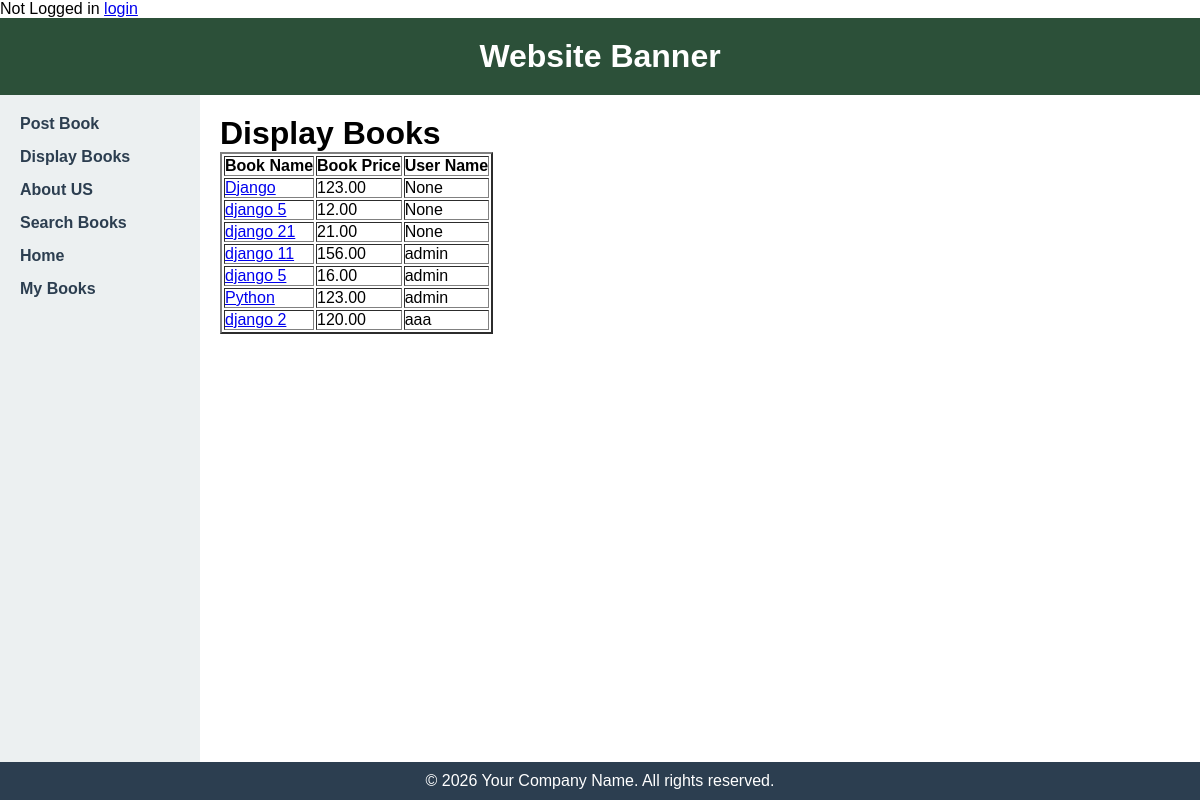
Page /displaybooks on the committed database.
### bookMng/models.py (models this page shows, shortened)
class MainMenu(models.Model):
    item = models.CharField(max_length=300, unique=True)
    link = models.CharField(max_length=300, unique=True)

class Book(models.Model):
    name = models.CharField(max_length=200)
    web = models.URLField(max_length=300)
    price = models.DecimalField(decimal_places=2, max_digits=8)
    publishdate = models.DateField(auto_now=True)
    picture = models.FileField(upload_to='bookEx/static/uploads')
    pic_path = models.CharField(max_length=300, editable=False, blank=True)
    username = models.ForeignKey(User, blank=True, null=True, on_delete=models.CASCADE)

### bookMng/views.py (the view)
# urls.py: path('displaybooks', views.displaybooks, name='displaybooks'),
def displaybooks(request):
    books = Book.objects.all()
    for b in books:
        b.pic_path = b.picture.url[14:]
    return render(request,
                  'bookMng/displaybooks.html',
                  {
                      'item_list': MainMenu.objects.all(),
                      'books': books
                  })

### bookEx/templates/bookMng/displaybooks.html
{% extends "base.html" %}
{% load static %}
{% block sidenav %}
   {% for item in item_list %}
      <li>
        <a href="{{ item.link }}">  {{ item.item }} </a>
      </li>
   {% endfor %}
{% endblock sidenav %}
{% block content %}
   <h1>Display Books</h1>
   <table border="2" >
   <tr>
          <th>
              Book Name
          </th>
          <th>
              Book Price
          </th>
          <th>
              User Name
          </th>
   </tr>
   {% for book in books %}
      <tr>
         <td>
             <a href="book_detail/{{ book.id }}">  {{ book.name }} </a>
         </td>
         <td>
            {{ book.price }}
         </td>
          <td>
            {{ book.username }}
         </td>
      </tr>
   {% endfor %}
   </table>
{% endblock content %}

### bookEx/static/main.css (style rules this page uses)
* { margin: 0; padding: 0; box-sizing: border-box; }
body { font-family: Arial, sans-serif; min-height: 100vh; display: flex; flex-direction: column; }
.sidebar li { margin-bottom: 15px; }
.sidebar a { text-decoration: none; color: #2c3e50; font-weight: bold; }

### rows in the picture
MainMenu: item "Post Book"
MainMenu: item "Display Books"
MainMenu: item "About US"
MainMenu: item "Search Books"
MainMenu: item "Home"
MainMenu: item "My Books"
Book: name "Django", price "123.00", username "None"
Book: name "django 5", price "12.00", username "None"
Book: name "django 21", price "21.00", username "None"
Book: name "django 11", price "156.00", username "admin"
Book: name "django 5", price "16.00", username "admin"
Book: name "Python", price "123.00", username "admin"
Book: name "django 2", price "120.00", username "aaa"
